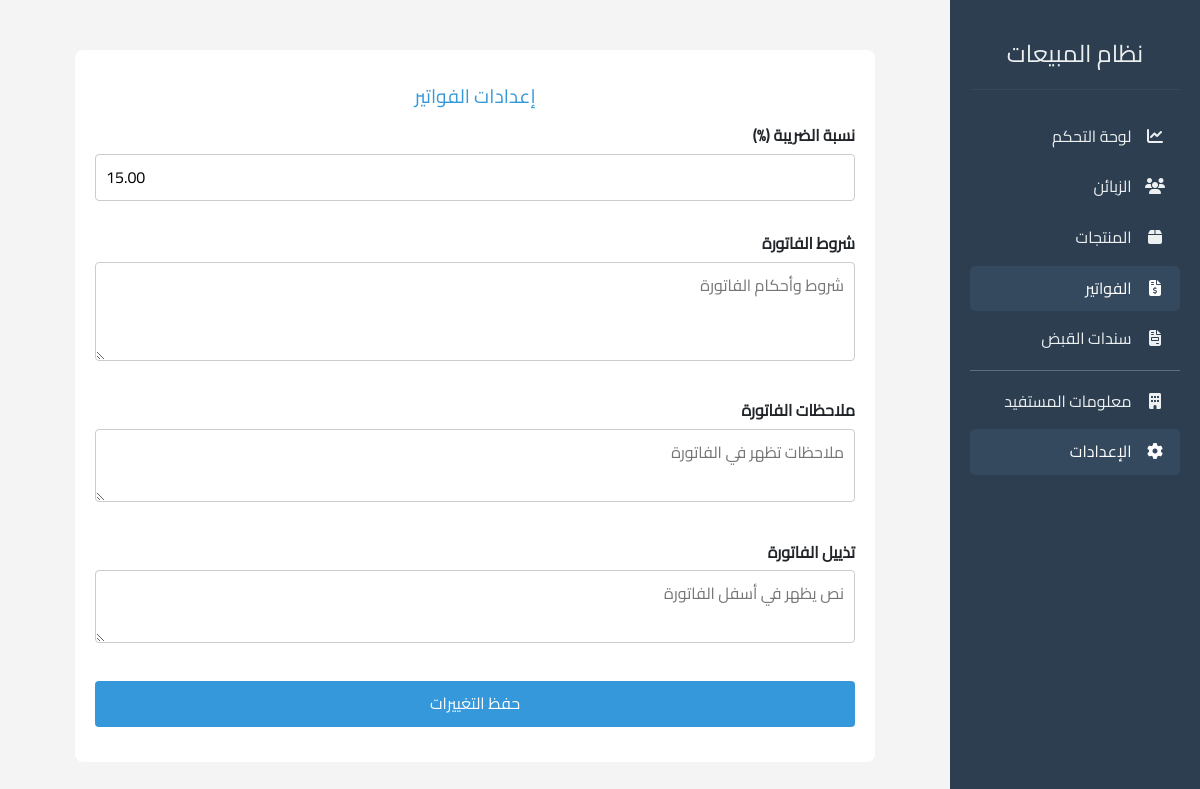
The app's page /settings/invoice/, older data.
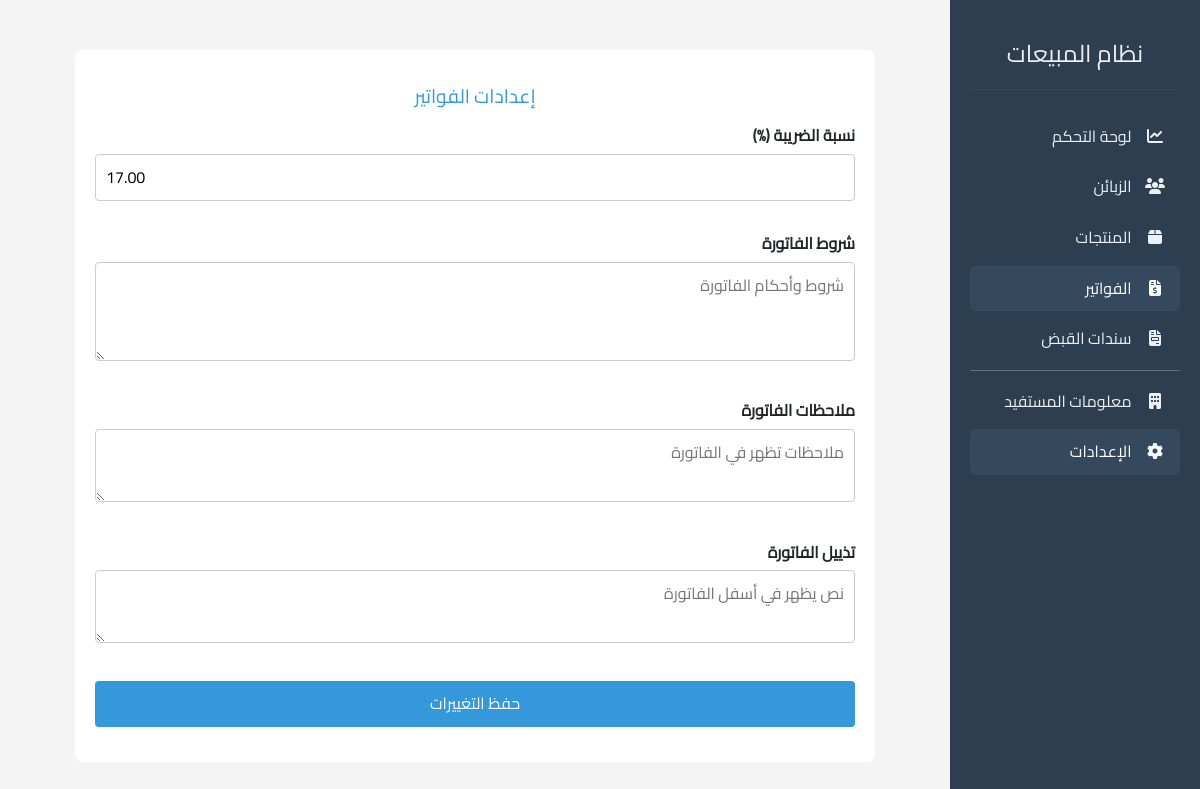
The same page, newer data.
### sales_app/models.py (models this page shows, shortened)
class Settings(models.Model):
    company_name = models.CharField(max_length=255, verbose_name="اسم الشركة")
    company_address = models.TextField(blank=True, null=True, verbose_name="عنوان الشركة")
    company_phone = models.CharField(max_length=20, blank=True, null=True, verbose_name="هاتف الشركة")
    company_email = models.EmailField(blank=True, null=True, verbose_name="البريد الإلكتروني للشركة")
    tax_number = models.CharField(max_length=50, blank=True, null=True, verbose_name="الرقم الضريبي")
    tax_rate = models.DecimalField(max_digits=5, decimal_places=2, default=15.0, verbose_name="نسبة الضريبة")
    currency = models.CharField(max_length=3, default='SAR', verbose_name="العملة")
    invoice_notes = models.TextField(blank=True, null=True, verbose_name="ملاحظات الفاتورة الافتراضية")
    low_stock_notifications = models.BooleanField(default=True, verbose_name="تنبيهات المخزون المنخفض")
    payment_notifications = models.BooleanField(default=True, verbose_name="تنبيهات المدفوعات")
    invoice_notifications = models.BooleanField(default=True, verbose_name="تنبيهات الفواتير")
    last_backup_date = models.DateTimeField(null=True, blank=True, verbose_name="تاريخ آخر نسخة احتياطية")
    class Meta:
        verbose_name = "الإعدادات"
        verbose_name_plural = "الإعدادات"

### sales_app/views.py (the view, shortened to what this page needs)
# urls.py: path('settings/invoice/', views.invoice_settings, name='invoice_settings'),
def invoice_settings(request):
    settings = Settings.objects.first()
    if not settings:
        settings = Settings.objects.create()
    return render(request, 'sales_app/settings/invoice_settings.html', {'settings': settings})

### sales_app/templates/sales_app/settings/invoice_settings.html (shortened to what this page needs)
{% extends "sales_app/base.html" %}
{% block content %}
<div class="container">
    <div class="header">
        <h5>إعدادات الفواتير </h5>
    </div>
    <form method="post">
        <div class="form-group">
            <label for="tax_rate">نسبة الضريبة (%)</label>
            <input type="number"
                   id="tax_rate"
                   name="tax_rate"
                   min="0"
                   max="100"
                   step="0.01"
                   value="{{ settings.tax_rate|default:0 }}"
                   placeholder="مثال: 15">
        </div>
        <div class="form-group">
            <label for="invoice_terms" >شروط الفاتورة</label>
            <textarea
                      id="invoice_terms"
                      name="invoice_terms"
                      rows="3"
                      placeholder="شروط وأحكام الفاتورة">{{ settings.invoice_terms|default:'' }}</textarea>
        </div>
        <div class="form-group">
            <label for="invoice_notes">ملاحظات الفاتورة</label>
            <textarea
                      id="invoice_notes"
                      name="invoice_notes"
                      rows="2"
                      placeholder="ملاحظات تظهر في الفاتورة">{{ settings.invoice_notes|default:'' }}</textarea>
        </div>
        <div class="form-group">
            <label for="invoice_footer" >تذييل الفاتورة</label>
            <textarea
                      id="invoice_footer"
                      name="invoice_footer"
                      rows="2"
                      placeholder="نص يظهر في أسفل الفاتورة">{{ settings.invoice_footer|default:'' }}</textarea>
        </div>
        <button type="submit" class="submit-btn">حفظ التغييرات</button>
    </form>
</div>
{% endblock %}

Row changes from the older to the newer data that the page shows:
changed Settings: tax_rate "15.00" → "17.00"
